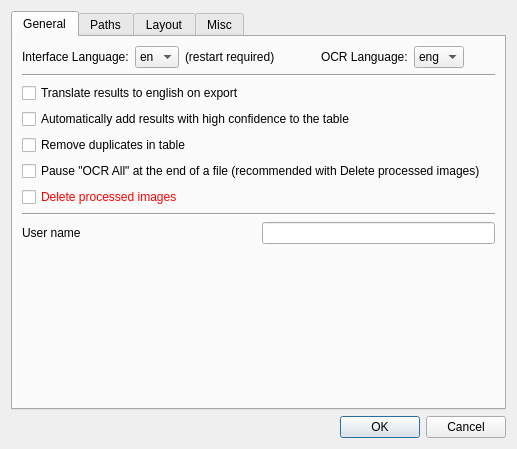
<?xml version="1.0" encoding="UTF-8"?>
<ui version="4.0">
 <class>Settings</class>
 <widget class="QDialog" name="Settings">
  <property name="enabled">
   <bool>true</bool>
  </property>
  <property name="geometry">
   <rect>
    <x>0</x>
    <y>0</y>
    <width>517</width>
    <height>449</height>
   </rect>
  </property>
  <property name="windowTitle">
   <string>Settings</string>
  </property>
  <property name="windowIcon">
   <iconset resource="res.qrc">
    <normaloff>:/ico/icon.ico</normaloff>:/ico/icon.ico</iconset>
  </property>
  <layout class="QVBoxLayout" name="verticalLayout_3">
   <item>
    <widget class="QTabWidget" name="tabWidget">
     <property name="currentIndex">
      <number>0</number>
     </property>
     <widget class="QWidget" name="tab">
      <attribute name="title">
       <string>General</string>
      </attribute>
      <layout class="QVBoxLayout" name="verticalLayout_4">
       <item>
        <layout class="QHBoxLayout" name="horizontalLayout_4">
         <item>
          <widget class="QLabel" name="label_4">
           <property name="text">
            <string>Interface Language:</string>
           </property>
          </widget>
         </item>
         <item>
          <widget class="QComboBox" name="ui_language">
           <item>
            <property name="text">
             <string notr="true">en</string>
            </property>
           </item>
           <item>
            <property name="text">
             <string notr="true">de</string>
            </property>
           </item>
           <item>
            <property name="text">
             <string notr="true">fr</string>
            </property>
           </item>
          </widget>
         </item>
         <item>
          <widget class="QLabel" name="label_6">
           <property name="text">
            <string>(restart required)</string>
           </property>
          </widget>
         </item>
         <item>
          <spacer name="horizontalSpacer_2">
           <property name="orientation">
            <enum>Qt::Horizontal</enum>
           </property>
           <property name="sizeType">
            <enum>QSizePolicy::Fixed</enum>
           </property>
           <property name="sizeHint" stdset="0">
            <size>
             <width>40</width>
             <height>20</height>
            </size>
           </property>
          </spacer>
         </item>
         <item>
          <widget class="QLabel" name="label_5">
           <property name="enabled">
            <bool>true</bool>
           </property>
           <property name="text">
            <string>OCR Language:</string>
           </property>
          </widget>
         </item>
         <item>
          <widget class="QComboBox" name="ocr_language">
           <property name="enabled">
            <bool>true</bool>
           </property>
           <item>
            <property name="text">
             <string notr="true">eng</string>
            </property>
           </item>
           <item>
            <property name="text">
             <string notr="true">deu</string>
            </property>
           </item>
           <item>
            <property name="text">
             <string notr="true">fra</string>
            </property>
           </item>
          </widget>
         </item>
         <item>
          <spacer name="horizontalSpacer">
           <property name="orientation">
            <enum>Qt::Horizontal</enum>
           </property>
           <property name="sizeHint" stdset="0">
            <size>
             <width>40</width>
             <height>20</height>
            </size>
           </property>
          </spacer>
         </item>
        </layout>
       </item>
       <item>
        <layout class="QVBoxLayout" name="verticalLayout_2">
         <item>
          <widget class="Line" name="line">
           <property name="orientation">
            <enum>Qt::Horizontal</enum>
           </property>
          </widget>
         </item>
         <item>
          <widget class="QCheckBox" name="translate_results">
           <property name="text">
            <string>Translate results to english on export</string>
           </property>
          </widget>
         </item>
         <item>
          <widget class="QCheckBox" name="auto_fill">
           <property name="text">
            <string>Automatically add results with high confidence to the table</string>
           </property>
          </widget>
         </item>
         <item>
          <widget class="QCheckBox" name="remove_dupli">
           <property name="text">
            <string>Remove duplicates in table</string>
           </property>
          </widget>
         </item>
         <item>
          <widget class="QCheckBox" name="pause_at_end">
           <property name="text">
            <string>Pause &quot;OCR All&quot; at the end of a file (recommended with Delete processed images)</string>
           </property>
           <property name="checked">
            <bool>false</bool>
           </property>
          </widget>
         </item>
         <item>
          <widget class="QCheckBox" name="delete_files">
           <property name="styleSheet">
            <string notr="true">color: rgb(255, 0, 0);</string>
           </property>
           <property name="text">
            <string>Delete processed images</string>
           </property>
          </widget>
         </item>
        </layout>
       </item>
       <item>
        <widget class="Line" name="line_5">
         <property name="orientation">
          <enum>Qt::Horizontal</enum>
         </property>
        </widget>
       </item>
       <item>
        <layout class="QHBoxLayout" name="horizontalLayout_15" stretch="1,1">
         <item>
          <widget class="QLabel" name="label_18">
           <property name="text">
            <string>User name</string>
           </property>
          </widget>
         </item>
         <item>
          <widget class="QLineEdit" name="user_name"/>
         </item>
        </layout>
       </item>
       <item>
        <spacer name="verticalSpacer_2">
         <property name="orientation">
          <enum>Qt::Vertical</enum>
         </property>
         <property name="sizeHint" stdset="0">
          <size>
           <width>20</width>
           <height>40</height>
          </size>
         </property>
        </spacer>
       </item>
      </layout>
     </widget>
     <widget class="QWidget" name="tab_2">
      <attribute name="title">
       <string>Paths</string>
      </attribute>
      <layout class="QVBoxLayout" name="verticalLayout_5">
       <item>
        <layout class="QVBoxLayout" name="verticalLayout">
         <item>
          <widget class="QLabel" name="label">
           <property name="maximumSize">
            <size>
             <width>16777215</width>
             <height>20</height>
            </size>
           </property>
           <property name="text">
            <string>Screenshot Directory:</string>
           </property>
          </widget>
         </item>
         <item>
          <layout class="QHBoxLayout" name="horizontalLayout">
           <item>
            <widget class="QLineEdit" name="scr_dir"/>
           </item>
           <item>
            <widget class="QPushButton" name="browse">
             <property name="text">
              <string>Browse</string>
             </property>
            </widget>
           </item>
          </layout>
         </item>
         <item>
          <widget class="Line" name="line_2">
           <property name="orientation">
            <enum>Qt::Horizontal</enum>
           </property>
          </widget>
         </item>
         <item>
          <widget class="QLabel" name="label_3">
           <property name="text">
            <string>Log Directory (for system names):</string>
           </property>
          </widget>
         </item>
         <item>
          <layout class="QHBoxLayout" name="horizontalLayout_3">
           <item>
            <widget class="QLineEdit" name="lg_dir"/>
           </item>
           <item>
            <widget class="QPushButton" name="lg_browse">
             <property name="text">
              <string>Browse</string>
             </property>
            </widget>
           </item>
          </layout>
         </item>
         <item>
          <widget class="Line" name="line_3">
           <property name="orientation">
            <enum>Qt::Horizontal</enum>
           </property>
          </widget>
         </item>
         <item>
          <widget class="QLabel" name="label_2">
           <property name="text">
            <string>Export Directory:</string>
           </property>
          </widget>
         </item>
         <item>
          <layout class="QHBoxLayout" name="horizontalLayout_2">
           <item>
            <widget class="QLineEdit" name="exp_dir"/>
           </item>
           <item>
            <widget class="QPushButton" name="exp_browse">
             <property name="text">
              <string>Browse</string>
             </property>
            </widget>
           </item>
          </layout>
         </item>
        </layout>
       </item>
       <item>
        <spacer name="verticalSpacer_3">
         <property name="orientation">
          <enum>Qt::Vertical</enum>
         </property>
         <property name="sizeHint" stdset="0">
          <size>
           <width>20</width>
           <height>40</height>
          </size>
         </property>
        </spacer>
       </item>
      </layout>
     </widget>
     <widget class="QWidget" name="tab_4">
      <attribute name="title">
       <string>Layout</string>
      </attribute>
      <layout class="QVBoxLayout" name="verticalLayout_7">
       <item>
        <layout class="QHBoxLayout" name="horizontalLayout_5">
         <item>
          <widget class="QLabel" name="label_7">
           <property name="text">
            <string>Theme:</string>
           </property>
          </widget>
         </item>
         <item>
          <widget class="QComboBox" name="theme">
           <item>
            <property name="text">
             <string>default</string>
            </property>
           </item>
           <item>
            <property name="text">
             <string>dark</string>
            </property>
           </item>
          </widget>
         </item>
        </layout>
       </item>
       <item>
        <layout class="QHBoxLayout" name="horizontalLayout_6">
         <item>
          <widget class="QLabel" name="label_8">
           <property name="text">
            <string>Text input size</string>
           </property>
          </widget>
         </item>
         <item>
          <widget class="QSpinBox" name="input_size">
           <property name="minimum">
            <number>5</number>
           </property>
           <property name="maximum">
            <number>200</number>
           </property>
           <property name="value">
            <number>30</number>
           </property>
          </widget>
         </item>
        </layout>
       </item>
       <item>
        <layout class="QHBoxLayout" name="horizontalLayout_7">
         <item>
          <widget class="QLabel" name="label_9">
           <property name="text">
            <string>Image snippet size</string>
           </property>
          </widget>
         </item>
         <item>
          <widget class="QSpinBox" name="snippet_size">
           <property name="minimum">
            <number>5</number>
           </property>
           <property name="maximum">
            <number>200</number>
           </property>
           <property name="value">
            <number>30</number>
           </property>
          </widget>
         </item>
        </layout>
       </item>
       <item>
        <widget class="Line" name="line_4">
         <property name="orientation">
          <enum>Qt::Horizontal</enum>
         </property>
        </widget>
       </item>
       <item>
        <widget class="QLabel" name="label_10">
         <property name="text">
          <string>For dark theme:</string>
         </property>
        </widget>
       </item>
       <item>
        <layout class="QHBoxLayout" name="horizontalLayout_8">
         <item>
          <widget class="QLabel" name="label_11">
           <property name="text">
            <string>Label color:</string>
           </property>
          </widget>
         </item>
         <item>
          <widget class="QLineEdit" name="label_color">
           <property name="sizePolicy">
            <sizepolicy hsizetype="Minimum" vsizetype="Fixed">
             <horstretch>0</horstretch>
             <verstretch>0</verstretch>
            </sizepolicy>
           </property>
           <property name="maximumSize">
            <size>
             <width>150</width>
             <height>16777215</height>
            </size>
           </property>
          </widget>
         </item>
         <item>
          <widget class="QPushButton" name="label_color_button">
           <property name="maximumSize">
            <size>
             <width>30</width>
             <height>16777215</height>
            </size>
           </property>
           <property name="text">
            <string/>
           </property>
          </widget>
         </item>
        </layout>
       </item>
       <item>
        <layout class="QHBoxLayout" name="horizontalLayout_9">
         <item>
          <widget class="QLabel" name="label_12">
           <property name="text">
            <string>Text input color:</string>
           </property>
          </widget>
         </item>
         <item>
          <widget class="QLineEdit" name="input_color">
           <property name="sizePolicy">
            <sizepolicy hsizetype="Minimum" vsizetype="Fixed">
             <horstretch>0</horstretch>
             <verstretch>0</verstretch>
            </sizepolicy>
           </property>
           <property name="maximumSize">
            <size>
             <width>150</width>
             <height>16777215</height>
            </size>
           </property>
          </widget>
         </item>
         <item>
          <widget class="QPushButton" name="input_color_button">
           <property name="maximumSize">
            <size>
             <width>30</width>
             <height>16777215</height>
            </size>
           </property>
           <property name="text">
            <string/>
           </property>
          </widget>
         </item>
        </layout>
       </item>
       <item>
        <layout class="QHBoxLayout" name="horizontalLayout_12">
         <item>
          <widget class="QLabel" name="label_15">
           <property name="text">
            <string>Border color:</string>
           </property>
          </widget>
         </item>
         <item>
          <widget class="QLineEdit" name="border_color">
           <property name="sizePolicy">
            <sizepolicy hsizetype="Minimum" vsizetype="Fixed">
             <horstretch>0</horstretch>
             <verstretch>0</verstretch>
            </sizepolicy>
           </property>
           <property name="maximumSize">
            <size>
             <width>150</width>
             <height>16777215</height>
            </size>
           </property>
          </widget>
         </item>
         <item>
          <widget class="QPushButton" name="border_color_button">
           <property name="maximumSize">
            <size>
             <width>30</width>
             <height>16777215</height>
            </size>
           </property>
           <property name="text">
            <string/>
           </property>
          </widget>
         </item>
        </layout>
       </item>
       <item>
        <layout class="QHBoxLayout" name="horizontalLayout_10">
         <item>
          <widget class="QLabel" name="label_13">
           <property name="text">
            <string>Button text color:</string>
           </property>
          </widget>
         </item>
         <item>
          <widget class="QLineEdit" name="button_color">
           <property name="sizePolicy">
            <sizepolicy hsizetype="Minimum" vsizetype="Fixed">
             <horstretch>0</horstretch>
             <verstretch>0</verstretch>
            </sizepolicy>
           </property>
           <property name="maximumSize">
            <size>
             <width>150</width>
             <height>16777215</height>
            </size>
           </property>
          </widget>
         </item>
         <item>
          <widget class="QPushButton" name="button_color_button">
           <property name="maximumSize">
            <size>
             <width>30</width>
             <height>16777215</height>
            </size>
           </property>
           <property name="text">
            <string/>
           </property>
          </widget>
         </item>
        </layout>
       </item>
       <item>
        <layout class="QHBoxLayout" name="horizontalLayout_11">
         <item>
          <widget class="QLabel" name="label_14">
           <property name="text">
            <string>Button border color:</string>
           </property>
          </widget>
         </item>
         <item>
          <widget class="QLineEdit" name="button_border_color">
           <property name="sizePolicy">
            <sizepolicy hsizetype="Minimum" vsizetype="Fixed">
             <horstretch>0</horstretch>
             <verstretch>0</verstretch>
            </sizepolicy>
           </property>
           <property name="maximumSize">
            <size>
             <width>150</width>
             <height>16777215</height>
            </size>
           </property>
          </widget>
         </item>
         <item>
          <widget class="QPushButton" name="button_border_color_button">
           <property name="maximumSize">
            <size>
             <width>30</width>
             <height>16777215</height>
            </size>
           </property>
           <property name="text">
            <string/>
           </property>
          </widget>
         </item>
        </layout>
       </item>
       <item>
        <layout class="QHBoxLayout" name="horizontalLayout_13">
         <item>
          <widget class="QLabel" name="label_16">
           <property name="text">
            <string>Background:</string>
           </property>
          </widget>
         </item>
         <item>
          <widget class="QLineEdit" name="background_color">
           <property name="maximumSize">
            <size>
             <width>150</width>
             <height>16777215</height>
            </size>
           </property>
          </widget>
         </item>
         <item>
          <widget class="QPushButton" name="background_color_button">
           <property name="maximumSize">
            <size>
             <width>30</width>
             <height>16777215</height>
            </size>
           </property>
           <property name="text">
            <string/>
           </property>
          </widget>
         </item>
        </layout>
       </item>
       <item>
        <widget class="QLabel" name="label_17">
         <property name="text">
          <string>Color palette of the last calibrated screenshot:</string>
         </property>
        </widget>
       </item>
       <item>
        <layout class="QHBoxLayout" name="horizontalLayout_14">
         <item>
          <widget class="QPushButton" name="b1">
           <property name="text">
            <string/>
           </property>
          </widget>
         </item>
         <item>
          <widget class="QPushButton" name="b2">
           <property name="text">
            <string/>
           </property>
          </widget>
         </item>
         <item>
          <widget class="QPushButton" name="b3">
           <property name="text">
            <string/>
           </property>
          </widget>
         </item>
         <item>
          <widget class="QPushButton" name="b4">
           <property name="text">
            <string/>
           </property>
          </widget>
         </item>
         <item>
          <widget class="QPushButton" name="b5">
           <property name="text">
            <string/>
           </property>
          </widget>
         </item>
         <item>
          <widget class="QLineEdit" name="clicked_color"/>
         </item>
         <item>
          <spacer name="horizontalSpacer_3">
           <property name="orientation">
            <enum>Qt::Horizontal</enum>
           </property>
           <property name="sizeHint" stdset="0">
            <size>
             <width>40</width>
             <height>20</height>
            </size>
           </property>
          </spacer>
         </item>
        </layout>
       </item>
       <item>
        <spacer name="verticalSpacer_4">
         <property name="orientation">
          <enum>Qt::Vertical</enum>
         </property>
         <property name="sizeHint" stdset="0">
          <size>
           <width>20</width>
           <height>40</height>
          </size>
         </property>
        </spacer>
       </item>
      </layout>
     </widget>
     <widget class="QWidget" name="tab_3">
      <attribute name="title">
       <string>Misc</string>
      </attribute>
      <layout class="QVBoxLayout" name="verticalLayout_6">
       <item>
        <widget class="QCheckBox" name="native_dialog">
         <property name="text">
          <string>Use native file dialog (might ignore default paths)</string>
         </property>
        </widget>
       </item>
       <item>
        <widget class="QCheckBox" name="horizontal_exp">
         <property name="text">
          <string>Horizontal export</string>
         </property>
        </widget>
       </item>
       <item>
        <widget class="QCheckBox" name="gray_preview">
         <property name="text">
          <string>Grayscale preview image</string>
         </property>
        </widget>
       </item>
       <item>
        <spacer name="verticalSpacer">
         <property name="orientation">
          <enum>Qt::Vertical</enum>
         </property>
         <property name="sizeHint" stdset="0">
          <size>
           <width>20</width>
           <height>40</height>
          </size>
         </property>
        </spacer>
       </item>
      </layout>
     </widget>
    </widget>
   </item>
   <item>
    <widget class="QDialogButtonBox" name="buttonBox">
     <property name="locale">
      <locale language="English" country="UnitedStates"/>
     </property>
     <property name="orientation">
      <enum>Qt::Horizontal</enum>
     </property>
     <property name="standardButtons">
      <set>QDialogButtonBox::Cancel|QDialogButtonBox::Ok</set>
     </property>
    </widget>
   </item>
  </layout>
 </widget>
 <resources>
  <include location="res.qrc"/>
 </resources>
 <connections>
  <connection>
   <sender>buttonBox</sender>
   <signal>accepted()</signal>
   <receiver>Settings</receiver>
   <slot>accept()</slot>
   <hints>
    <hint type="sourcelabel">
     <x>248</x>
     <y>254</y>
    </hint>
    <hint type="destinationlabel">
     <x>157</x>
     <y>274</y>
    </hint>
   </hints>
  </connection>
  <connection>
   <sender>buttonBox</sender>
   <signal>rejected()</signal>
   <receiver>Settings</receiver>
   <slot>reject()</slot>
   <hints>
    <hint type="sourcelabel">
     <x>316</x>
     <y>260</y>
    </hint>
    <hint type="destinationlabel">
     <x>286</x>
     <y>274</y>
    </hint>
   </hints>
  </connection>
 </connections>
</ui>
